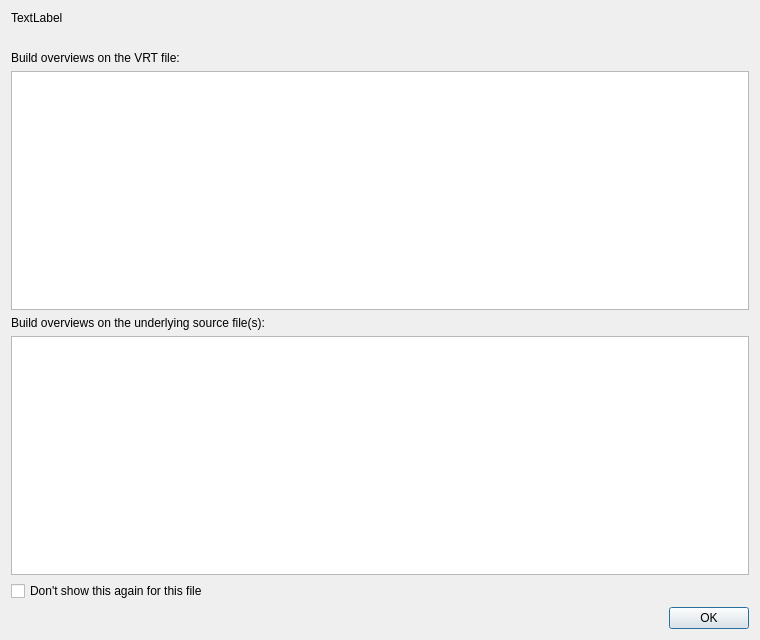
<?xml version="1.0" encoding="UTF-8"?>
<ui version="4.0">
 <class>IOverviewAdvisoryDialog</class>
 <widget class="QDialog" name="IOverviewAdvisoryDialog">
  <property name="geometry">
   <rect>
    <x>0</x>
    <y>0</y>
    <width>760</width>
    <height>640</height>
   </rect>
  </property>
  <property name="windowTitle">
   <string>Slow rendering...</string>
  </property>
  <layout class="QVBoxLayout" name="verticalLayout">
   <item>
    <widget class="QLabel" name="labelMessage">
     <property name="text">
      <string>TextLabel</string>
     </property>
     <property name="wordWrap">
      <bool>true</bool>
     </property>
    </widget>
   </item>
   <item>
    <widget class="QLabel" name="labelFileOverviews">
     <property name="textFormat">
      <enum>Qt::RichText</enum>
     </property>
     <property name="text">
      <string/>
     </property>
    </widget>
   </item>
   <item>
    <widget class="QLabel" name="labelVrtCommand">
     <property name="text">
      <string>Build overviews on the VRT file:</string>
     </property>
    </widget>
   </item>
   <item>
    <widget class="QPlainTextEdit" name="plainTextVrtCommand">
     <property name="minimumSize">
      <size>
       <width>0</width>
       <height>70</height>
      </size>
     </property>
     <property name="readOnly">
      <bool>true</bool>
     </property>
     <property name="maximumBlockCount">
      <number>0</number>
     </property>
    </widget>
   </item>
   <item>
    <widget class="QLabel" name="labelFilesCommand">
     <property name="text">
      <string>Build overviews on the underlying source file(s):</string>
     </property>
    </widget>
   </item>
   <item>
    <widget class="QPlainTextEdit" name="plainTextFilesCommand">
     <property name="minimumSize">
      <size>
       <width>0</width>
       <height>110</height>
      </size>
     </property>
     <property name="readOnly">
      <bool>true</bool>
     </property>
     <property name="maximumBlockCount">
      <number>0</number>
     </property>
    </widget>
   </item>
   <item>
    <widget class="QCheckBox" name="checkSuppressAdvisory">
     <property name="text">
      <string>Don't show this again for this file</string>
     </property>
    </widget>
   </item>
   <item>
    <widget class="QDialogButtonBox" name="buttonBox">
     <property name="orientation">
      <enum>Qt::Horizontal</enum>
     </property>
     <property name="standardButtons">
      <set>QDialogButtonBox::Ok</set>
     </property>
    </widget>
   </item>
  </layout>
 </widget>
 <resources/>
 <connections>
  <connection>
   <sender>buttonBox</sender>
   <signal>accepted()</signal>
   <receiver>IOverviewAdvisoryDialog</receiver>
   <slot>accept()</slot>
  </connection>
  <connection>
   <sender>buttonBox</sender>
   <signal>rejected()</signal>
   <receiver>IOverviewAdvisoryDialog</receiver>
   <slot>reject()</slot>
  </connection>
 </connections>
</ui>
